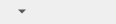
<?xml version="1.0" encoding="UTF-8"?>
<ui version="4.0">
 <class>DockTitleBarWidget</class>
 <widget class="QWidget" name="DockTitleBarWidget">
  <property name="geometry">
   <rect>
    <x>0</x>
    <y>0</y>
    <width>116</width>
    <height>24</height>
   </rect>
  </property>
  <property name="sizePolicy">
   <sizepolicy hsizetype="Ignored" vsizetype="Preferred">
    <horstretch>0</horstretch>
    <verstretch>0</verstretch>
   </sizepolicy>
  </property>
  <layout class="QHBoxLayout" name="horizontalLayout">
   <property name="topMargin">
    <number>0</number>
   </property>
   <property name="rightMargin">
    <number>2</number>
   </property>
   <property name="bottomMargin">
    <number>0</number>
   </property>
   <item>
    <widget class="ToolButton" name="titleButton">
     <property name="popupMode">
      <enum>QToolButton::ToolButtonPopupMode::InstantPopup</enum>
     </property>
     <property name="toolButtonStyle">
      <enum>Qt::ToolButtonStyle::ToolButtonTextBesideIcon</enum>
     </property>
     <property name="autoRaise">
      <bool>true</bool>
     </property>
     <property name="arrowType">
      <enum>Qt::ArrowType::DownArrow</enum>
     </property>
    </widget>
   </item>
   <item>
    <spacer name="horizontalSpacer">
     <property name="orientation">
      <enum>Qt::Orientation::Horizontal</enum>
     </property>
     <property name="sizeHint" stdset="0">
      <size>
       <width>0</width>
       <height>20</height>
      </size>
     </property>
    </spacer>
   </item>
   <item>
    <widget class="MacToolButton" name="closeButton">
     <property name="focusPolicy">
      <enum>Qt::FocusPolicy::NoFocus</enum>
     </property>
     <property name="text">
      <string/>
     </property>
     <property name="iconSize">
      <size>
       <width>16</width>
       <height>16</height>
      </size>
     </property>
     <property name="autoRaise">
      <bool>true</bool>
     </property>
    </widget>
   </item>
  </layout>
 </widget>
 <customwidgets>
  <customwidget>
   <class>MacToolButton</class>
   <extends>QToolButton</extends>
   <header>mactoolbutton.h</header>
  </customwidget>
  <customwidget>
   <class>ToolButton</class>
   <extends>QToolButton</extends>
   <header>toolbutton.h</header>
  </customwidget>
 </customwidgets>
 <resources/>
 <connections/>
</ui>
